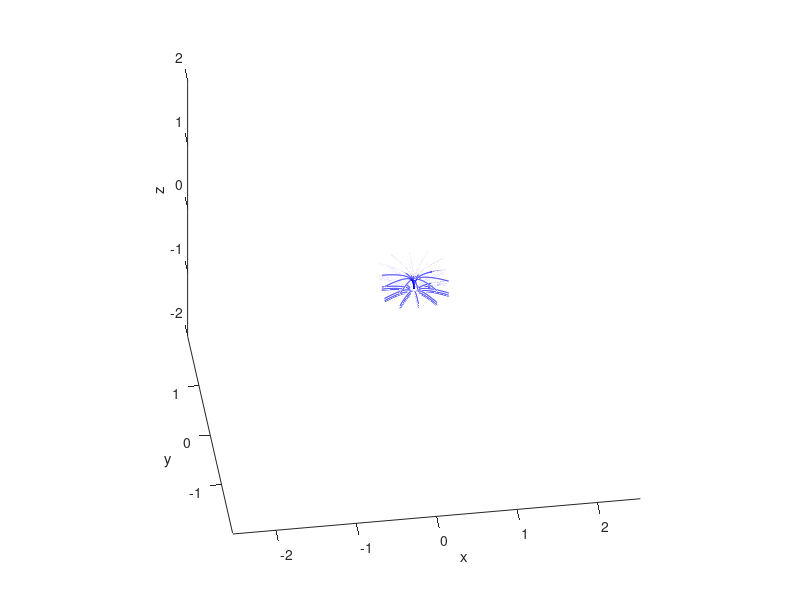

MATLAB code to generate this figure: (Note: this script raises an error after producing the figure.)
close all;clear;clc;
c0=2e-7; % mu0/2pi=2e-7
I=1e6; % current, unit: A
a=0.2; L=2.0;
eps=1e-4;
[X,Y,Z]=meshgrid(-2*a:a/10:2*a,-2*a:a/10:2*a,-1.5*L:L/10:1.5*L);
RHO2=X.^2+Y.^2; RHO=sqrt(RHO2);
THETA=atan2(Y,X);

k2=4*a.*RHO./((a+RHO).^2+Z.^2);
k2=k2-eps*(k2==1);
[K,E]=ellipke(k2); % 0<=k2<=1
a1=sqrt((a+RHO).^2+Z.^2);
b1=(a-RHO).^2+Z.^2;
b1=b1+eps*(b1==0);
b2=a^2+RHO.^2+Z.^2;
b3=a^2-RHO.^2-Z.^2;
Brho=c0*I.*Z./((RHO+eps*(RHO==0)).*a1).*(b2./b1.*E-K);
Bz=c0*I.*Z./a1.*(b3./b1.*E+K);
Btheta=0.*Bz;

Bx=Brho.*cos(THETA)-Btheta.*sin(THETA);
By=Brho.*sin(THETA)+Btheta.*cos(THETA);

[rho,theta,z]=meshgrid(0.01*a:0.25*a:0.9*a,0:pi/6:2*pi,0.01);
sx=rho.*cos(theta); sy=rho.*sin(theta); sz=0.0.*sx+0.01;
streamline(X,Y,Z,Bx,By,Bz,sx,sy,sz);zlim([-L,L]);
xlabel('x');ylabel('y');zlabel('z');axis equal;
view(-8,38);
hold on;
B=sqrt(Bx.^2+By.^2+Bz.^2);
Zmin=min(Z(:));
% hcont=contourslice(X,Y,Z,B,[],[],-L:0.4*L:L);
hcont=contourslice(X,Y,Z,B,[],[],0.1*L);
set(hcont,'EdgeColor','red','LineWidth',.5);

